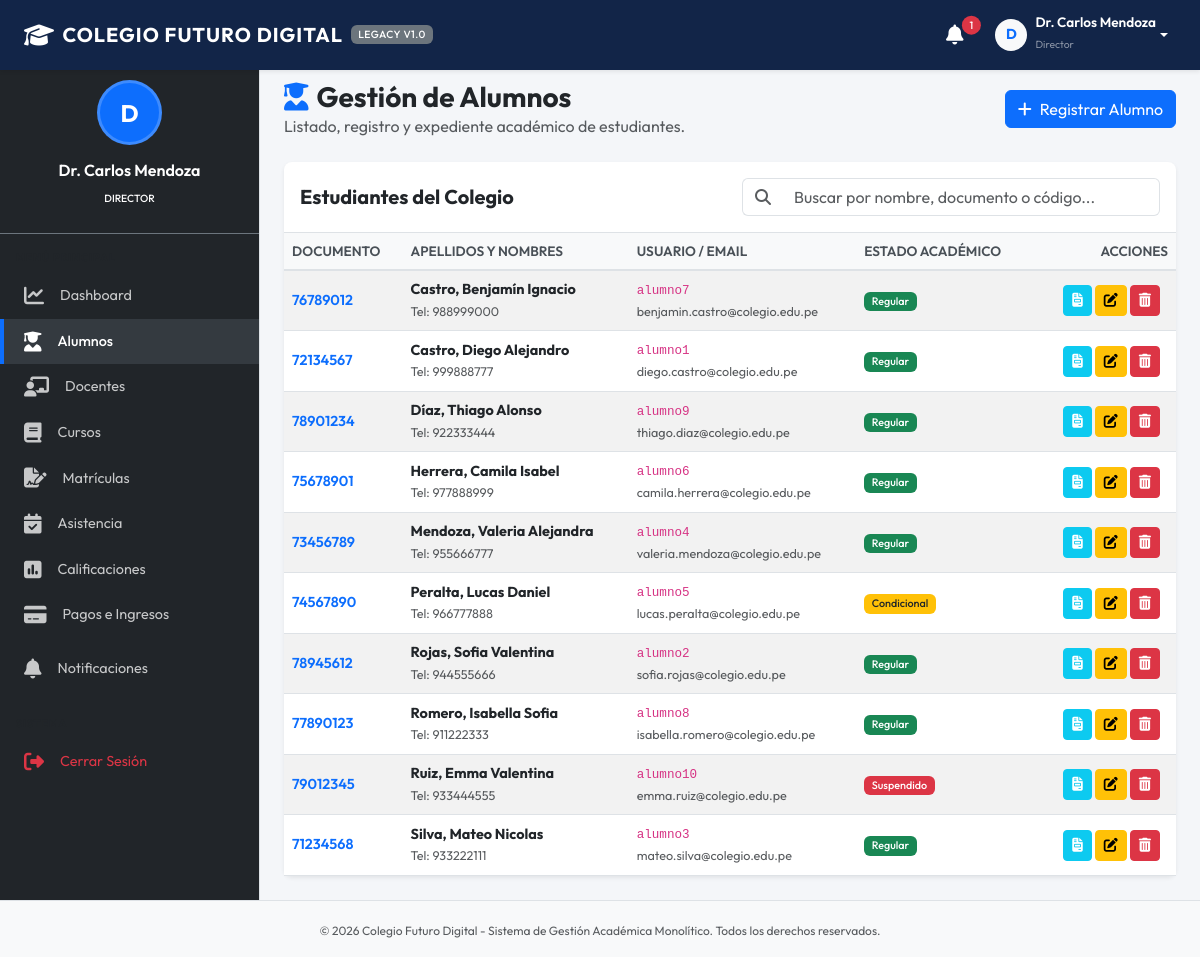
The app's page /modules/alumnos.php (signed in) with its own data.
### tables this page shows
CREATE TABLE alumnos (
            id INTEGER PRIMARY KEY AUTOINCREMENT,
            usuario_id INTEGER UNIQUE,
            nombre TEXT NOT NULL,
            apellido TEXT NOT NULL,
            documento TEXT UNIQUE NOT NULL,
            fecha_nacimiento TEXT,
            direccion TEXT,
            telefono TEXT,
            estado_academico TEXT DEFAULT 'Regular' CHECK(estado_academico IN ('Regular', 'Condicional', 'Suspendido', 'Egresado')),
            FOREIGN KEY (usuario_id) REFERENCES usuarios(id) ON DELETE SET NULL
        );

CREATE TABLE usuarios (
            id INTEGER PRIMARY KEY AUTOINCREMENT,
            username TEXT UNIQUE NOT NULL,
            password TEXT NOT NULL,
            nombre TEXT NOT NULL,
            email TEXT,
            rol TEXT NOT NULL CHECK(rol IN ('Director', 'Administrador', 'Docente', 'Alumno', 'Padre de familia'))
        );

### modules/alumnos.php (the view, shortened to what this page needs)
<?php
$rol = $_SESSION['usuario_rol'];
$can_modify = in_array($rol, ['Director', 'Administrador']);
$action = $_GET['action'] ?? 'list';
require_once __DIR__ . '/../includes/header.php';
require_once __DIR__ . '/../includes/sidebar.php';
?>
<div class="d-flex justify-content-between align-items-center mb-4">
    <div>
        <h1 class="h3 mb-0 text-dark fw-bold"><i class="fa-solid fa-user-graduate me-2 text-primary"></i>Gestión de Alumnos</h1>
        <p class="text-muted mb-0">Listado, registro y expediente académico de estudiantes.</p>
    </div>
    <?php if ($action === 'list' && $can_modify): ?>
        <a href="alumnos.php?action=new" class="btn btn-primary"><i class="fa-solid fa-plus me-2"></i>Registrar Alumno</a>
    <?php elseif ($action !== 'list'): ?>
        <a href="alumnos.php" class="btn btn-outline-secondary"><i class="fa-solid fa-arrow-left me-2"></i>Volver al Listado</a>
    <?php endif; ?>
</div>
<?php if ($action === 'list'): ?>
    <?php
    try {
        $stmt = $pdo->query("
            SELECT a.*, u.username, u.email
            FROM alumnos a
            LEFT JOIN usuarios u ON a.usuario_id = u.id
            ORDER BY a.apellido ASC, a.nombre ASC
        ");
        $alumnos = $stmt->fetchAll();
    } catch (PDOException $e) {
        echo "<div class='alert alert-danger'>Error al cargar alumnos: " . $e->getMessage() . "</div>";
        $alumnos = [];
    }
    ?>
    <div class="card bg-white shadow-sm border-0">
        <div class="card-header bg-transparent border-bottom py-3">
            <div class="row align-items-center">
                <div class="col-md-6">
                    <h5 class="card-title mb-0 fw-bold">Estudiantes del Colegio</h5>
                </div>
                <div class="col-md-6 mt-2 mt-md-0">
                    <div class="input-group">
                        <span class="input-group-text bg-white border-end-0"><i class="fa-solid fa-magnifying-glass text-muted"></i></span>
                        <input type="text" class="form-control border-start-0" id="tableSearch" placeholder="Buscar por nombre, documento o código...">
                    </div>
                </div>
            </div>
        </div>
        <div class="card-body p-0">
            <div class="table-responsive">
                <table class="table table-hover table-striped align-middle mb-0">
                    <thead>
                        <tr>
                            <th>Documento</th>
                            <th>Apellidos y Nombres</th>
                            <th>Usuario / Email</th>
                            <th>Estado Académico</th>
                            <th class="text-end">Acciones</th>
                        </tr>
                    </thead>
                    <tbody>
                        <?php if (empty($alumnos)): ?>
                            <tr>
                                <td colspan="5" class="text-center py-4 text-muted">No hay alumnos registrados en el sistema.</td>
                            </tr>
                        <?php else: ?>
                            <?php foreach ($alumnos as $al): ?>
                                <tr>
                                    <td class="fw-semibold text-primary"><?php echo htmlspecialchars($al['documento']); ?></td>
                                    <td>
                                        <div class="fw-bold"><?php echo htmlspecialchars($al['apellido'] . ', ' . $al['nombre']); ?></div>
                                        <small class="text-muted">Tel: <?php echo htmlspecialchars($al['telefono'] ?: '-'); ?></small>
                                    </td>
                                    <td>
                                        <div><code><?php echo htmlspecialchars($al['username'] ?: ''); ?></code></div>
                                        <small class="text-muted"><?php echo htmlspecialchars($al['email'] ?: ''); ?></small>
                                    </td>
                                    <td>
                                        <?php
                                        $badgeColor = 'bg-success';
                                        if ($al['estado_academico'] === 'Condicional') $badgeColor = 'bg-warning text-dark';
                                        elseif ($al['estado_academico'] === 'Suspendido') $badgeColor = 'bg-danger';
                                        elseif ($al['estado_academico'] === 'Egresado') $badgeColor = 'bg-info';
                                        ?>
                                        <span class="badge <?php echo $badgeColor; ?>"><?php echo $al['estado_academico']; ?></span>
                                    </td>
                                    <td class="text-end px-3">
                                        <a href="alumnos.php?action=view&id=<?php echo $al['id']; ?>" class="btn btn-sm btn-info text-white" title="Ver Expediente"><i class="fa-solid fa-file-invoice"></i></a>
                                        <?php if ($can_modify): ?>
                                            <a href="alumnos.php?action=edit&id=<?php echo $al['id']; ?>" class="btn btn-sm btn-warning" title="Editar"><i class="fa-solid fa-pen-to-square"></i></a>
                                            <a href="alumnos.php?action=delete&id=<?php echo $al['id']; ?>" class="btn btn-sm btn-danger" title="Eliminar" onclick="return confirmarEliminacion('¿Desea eliminar este alumno? Se borrarán sus notas, asistencias, pagos y su usuario del sistema.');"><i class="fa-solid fa-trash-can"></i></a>
                                        <?php endif; ?>
                                    </td>
                                </tr>
                            <?php endforeach; ?>
                        <?php endif; ?>
                    </tbody>
                </table>
            </div>
        </div>
    </div>
<?php endif; ?>
<?php
require_once __DIR__ . '/../includes/footer.php';
?>

### assets/css/style.css (style rules this page uses)
:root { --primary-color: #1e3c72; --primary-dark: #122548; --primary-light: #2a5298; --secondary-color: #6c757d; --bg-light: #f4f6f9; --sidebar-bg: #212529; --sidebar-hover: #343a40; --sidebar-active: #0d6efd; --text-dark: #333333; --font-sans: 'Outfit', 'Roboto', -apple-system, BlinkMacSystemFont, "Segoe UI", sans-serif; }
body { font-family: var(--font-sans); background-color: var(--bg-light); color: var(--text-dark); margin: 0; padding-top: 56px; display: flex; flex-direction: column; min-height: 100vh; }
.card { border-radius: 8px; box-shadow: 0 4px 6px rgba(0, 0, 0, 0.05); }
.table { border-collapse: separate; border-spacing: 0; }
.table th { background-color: #f8f9fa; color: #495057; font-weight: 600; border-bottom: 2px solid #dee2e6; font-size: 0.85rem; text-transform: uppercase; }
.table td { font-size: 0.9rem; vertical-align: middle; }
.badge { font-weight: 500; padding: 0.4em 0.7em; }

### records on screen
alumnos: documento "76789012", apellido+nombre "Castro, Benjamín Ignacio", telefono "988999000", usuario.username "alumno7", usuario.email "benjamin.castro@colegio.edu.pe", estado_academico "Regular"
alumnos: documento "72134567", apellido+nombre "Castro, Diego Alejandro", telefono "999888777", usuario.username "alumno1", usuario.email "diego.castro@colegio.edu.pe", estado_academico "Regular"
alumnos: documento "78901234", apellido+nombre "Díaz, Thiago Alonso", telefono "922333444", usuario.username "alumno9", usuario.email "thiago.diaz@colegio.edu.pe", estado_academico "Regular"
alumnos: documento "75678901", apellido+nombre "Herrera, Camila Isabel", telefono "977888999", usuario.username "alumno6", usuario.email "camila.herrera@colegio.edu.pe", estado_academico "Regular"
alumnos: documento "73456789", apellido+nombre "Mendoza, Valeria Alejandra", telefono "955666777", usuario.username "alumno4", usuario.email "valeria.mendoza@colegio.edu.pe", estado_academico "Regular"
alumnos: documento "74567890", apellido+nombre "Peralta, Lucas Daniel", telefono "966777888", usuario.username "alumno5", usuario.email "lucas.peralta@colegio.edu.pe", estado_academico "Condicional"
alumnos: documento "78945612", apellido+nombre "Rojas, Sofia Valentina", telefono "944555666", usuario.username "alumno2", usuario.email "sofia.rojas@colegio.edu.pe", estado_academico "Regular"
alumnos: documento "77890123", apellido+nombre "Romero, Isabella Sofia", telefono "911222333", usuario.username "alumno8", usuario.email "isabella.romero@colegio.edu.pe", estado_academico "Regular"
alumnos: documento "79012345", apellido+nombre "Ruiz, Emma Valentina", telefono "933444555", usuario.username "alumno10", usuario.email "emma.ruiz@colegio.edu.pe", estado_academico "Suspendido"
alumnos: documento "71234568", apellido+nombre "Silva, Mateo Nicolas", telefono "933222111", usuario.username "alumno3", usuario.email "mateo.silva@colegio.edu.pe", estado_academico "Regular"

### other values on screen
$notif_count "1"
substr($_SESSION['usuario_nombre'], 0, 1) "D"
$_SESSION['usuario_nombre'] "Dr. Carlos Mendoza"
$_SESSION['usuario_rol'] "Director"
$rol "DIRECTOR"
